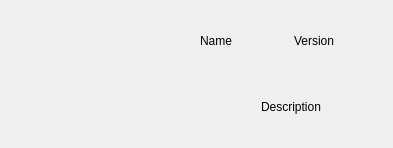
<?xml version="1.0" encoding="UTF-8"?>
<ui version="4.0">
 <class>about_window</class>
 <widget class="QDialog" name="about_window">
  <property name="geometry">
   <rect>
    <x>0</x>
    <y>0</y>
    <width>393</width>
    <height>148</height>
   </rect>
  </property>
  <property name="sizePolicy">
   <sizepolicy hsizetype="Preferred" vsizetype="Preferred">
    <horstretch>0</horstretch>
    <verstretch>0</verstretch>
   </sizepolicy>
  </property>
  <property name="windowTitle">
   <string>A propos</string>
  </property>
  <layout class="QGridLayout" name="gridLayout_3">
   <item row="0" column="0">
    <layout class="QHBoxLayout" name="horizontalLayout">
     <item>
      <widget class="QLabel" name="logo_label">
       <property name="text">
        <string/>
       </property>
       <property name="pixmap">
        <pixmap resource="ressources.qrc">:/logos/logo/icon.png</pixmap>
       </property>
       <property name="alignment">
        <set>Qt::AlignCenter</set>
       </property>
      </widget>
     </item>
     <item>
      <layout class="QGridLayout" name="gridLayout_2">
       <item row="0" column="0">
        <layout class="QGridLayout" name="gridLayout">
         <item row="0" column="0">
          <widget class="QLabel" name="name_label">
           <property name="text">
            <string>Name</string>
           </property>
          </widget>
         </item>
         <item row="0" column="1">
          <widget class="QLabel" name="version_label">
           <property name="text">
            <string>Version</string>
           </property>
          </widget>
         </item>
        </layout>
       </item>
       <item row="1" column="0">
        <widget class="QLabel" name="description_label">
         <property name="text">
          <string>Description</string>
         </property>
         <property name="alignment">
          <set>Qt::AlignCenter</set>
         </property>
        </widget>
       </item>
      </layout>
     </item>
    </layout>
   </item>
  </layout>
 </widget>
 <resources>
  <include location="ressources.qrc"/>
 </resources>
 <connections/>
</ui>
